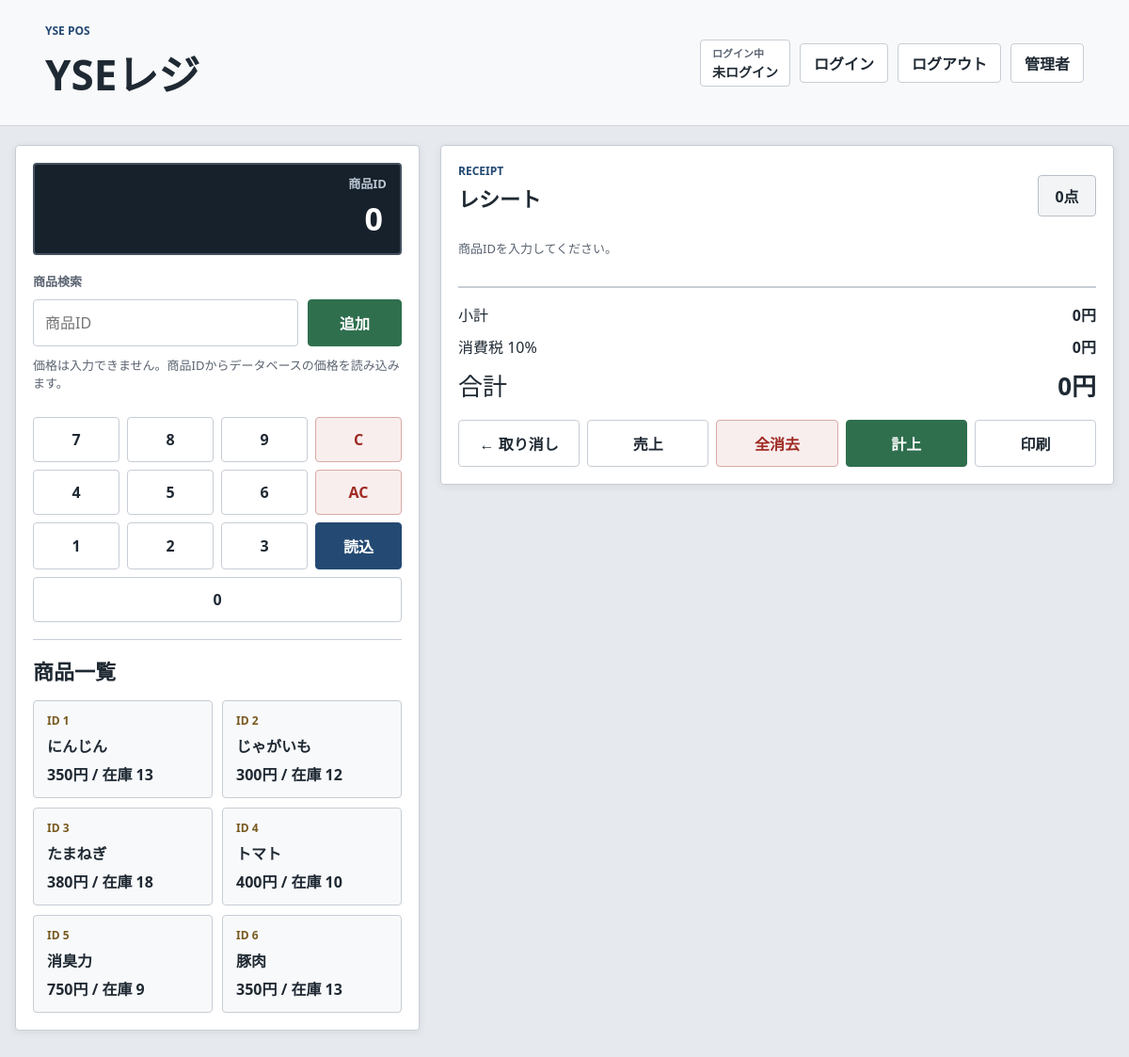
The page / on the database its author committed.
### tables this page shows
CREATE TABLE `items` (
  `id` int(11) NOT NULL,
  `name` text NOT NULL,
  `price` int(11) NOT NULL,
  `stock` int(11) NOT NULL
);

CREATE TABLE `settings` (
  `key` varchar(50) NOT NULL,
  `value` varchar(255) NOT NULL
);

### db.php (called while the page is built, shortened)
<?php
function ensureAppSchema(PDO $pdo)
{
    $pdo->exec("
        CREATE TABLE IF NOT EXISTS settings (
            `key` varchar(50) NOT NULL,
            `value` varchar(255) NOT NULL,
            PRIMARY KEY (`key`)
        ) ENGINE=InnoDB DEFAULT CHARSET=utf8mb4 COLLATE=utf8mb4_general_ci
    ");
    $pdo->exec("
        CREATE TABLE IF NOT EXISTS sale_items (
            id int(11) NOT NULL AUTO_INCREMENT,
            sale_id int(11) NOT NULL,
            item_id int(11) NOT NULL,
            item_name varchar(255) NOT NULL,
            unit_price int(11) NOT NULL,
            quantity int(11) NOT NULL,
            discount_rate decimal(5,2) NOT NULL DEFAULT 0,
            discount_amount int(11) NOT NULL DEFAULT 0,
            discount int(11) NOT NULL DEFAULT 0,
            subtotal int(11) NOT NULL,
            created_at timestamp NOT NULL DEFAULT current_timestamp(),
            PRIMARY KEY (id),
            KEY sale_id (sale_id),
            KEY item_id (item_id)
        ) ENGINE=InnoDB DEFAULT CHARSET=utf8mb4 COLLATE=utf8mb4_general_ci
    ");
    ensureColumn($pdo, 'sale_items', 'discount_rate', 'decimal(5,2) NOT NULL DEFAULT 0 AFTER quantity');
    ensureColumn($pdo, 'sale_items', 'discount_amount', 'int(11) NOT NULL DEFAULT 0 AFTER discount_rate');
    $stmt = $pdo->prepare("INSERT IGNORE INTO settings (`key`, `value`) VALUES ('tax_rate', '10')");
    $stmt->execute();
}
function ensureColumn(PDO $pdo, $table, $column, $definition)
{
    $stmt = $pdo->prepare("
        SELECT COUNT(*)
        FROM information_schema.COLUMNS
        WHERE TABLE_SCHEMA = DATABASE()
          AND TABLE_NAME = ?
          AND COLUMN_NAME = ?
    ");
    $stmt->execute([$table, $column]);
}
function getTaxRate(PDO $pdo)
{
    ensureAppSchema($pdo);
    $stmt = $pdo->prepare("SELECT `value` FROM settings WHERE `key` = 'tax_rate'");
    $stmt->execute();
    $rate = $stmt->fetchColumn();
    return max(0, min(100, (float)$rate));
}

### index.php (the view, shortened to what this page needs)
<?php
require_once 'db.php';
function h($value)
{
    return htmlspecialchars((string)$value, ENT_QUOTES, 'UTF-8');
}
function yen($value)
{
    return number_format((int)$value) . '円';
}
function cartSubtotal(array $cart)
{
    $subtotal = 0;
    return $subtotal;
}
function cartCount(array $cart)
{
    $count = 0;
    return $count;
}
$cart = $_SESSION['cart'] ?? [];
$lastReceipt = $_SESSION['last_receipt'] ?? null;
$currentLoginUserId = $_SESSION['login_user_id'] ?? null;
$items = [];
$taxRate = 10.0;
try {
    $pdo = getPdo();
    $taxRate = getTaxRate($pdo);
    $items = $pdo->query('SELECT id, name, price, stock FROM items ORDER BY id')->fetchAll();
} catch (PDOException $e) {
    $dbError = 'データベースに接続できません。XAMPPのMySQLを確認してください。';
    error_log('画面表示エラー: ' . $e->getMessage());
}
$subtotal = cartSubtotal($cart);
$taxAmount = (int)floor($subtotal * ($taxRate / 100));
$total = $subtotal + $taxAmount;
$showLastReceipt = !$cart && $lastReceipt && (($_GET['show_last_receipt'] ?? '') === '1');
$receiptRows = $showLastReceipt ? ($lastReceipt['cart'] ?? []) : $cart;
$displaySubtotal = $showLastReceipt ? (int)$lastReceipt['subtotal'] : $subtotal;
$displayTaxRate = $showLastReceipt ? (float)$lastReceipt['tax_rate'] : $taxRate;
$displayTotal = $showLastReceipt ? (int)$lastReceipt['total'] : $total;
$displayTaxAmount = max(0, $displayTotal - $displaySubtotal);
$displayItemCount = cartCount($receiptRows);
?>
<!DOCTYPE html>
<html lang="ja">
<head>
    <link rel="stylesheet" href="style.css">
</head>
<body class="pos-page">
    <header class="app-header">
        <div>
            <p class="eyebrow">YSE POS</p>
            <h1>YSEレジ</h1>
        </div>
        <nav class="top-actions">
            <div class="user-status">
                <span>ログイン中</span>
                <strong><?= h($currentLoginUserId ?? '未ログイン') ?></strong>
            </div>
            <a href="login.php">ログイン</a>
            <a href="login.php?logout=1">ログアウト</a>
            <a href="admin_menu.php">管理者</a>
        </nav>
    </header>
    <main class="pos-layout">
        <section class="register-panel">
            <div class="screen modern-screen">
                <div class="op-indicator">商品ID</div>
                <div id="disp">0</div>
            </div>
            <form method="post" action="process.php" class="scan-form" id="scanForm">
                <label for="item_id">商品検索</label>
                <div class="scan-row">
                    <input
                        type="text"
                        inputmode="numeric"
                        pattern="[0-9]*"
                        name="item_id"
                        id="item_id"
                        placeholder="商品ID"
                        autocomplete="off"
                        autofocus
                    >
                    <button type="submit" class="primary-btn">追加</button>
                </div>
                <p class="hint">価格は入力できません。商品IDからデータベースの価格を読み込みます。</p>
            </form>
            <div class="keypad product-keypad" aria-label="商品ID入力キー">
                <button type="button" onclick="addDigit('7')">7</button>
                <button type="button" onclick="addDigit('8')">8</button>
                <button type="button" onclick="addDigit('9')">9</button>
                <button type="button" class="danger-soft" onclick="deleteDigit()">C</button>
                <button type="button" onclick="addDigit('4')">4</button>
                <button type="button" onclick="addDigit('5')">5</button>
                <button type="button" onclick="addDigit('6')">6</button>
                <button type="button" class="danger-soft" onclick="clearInput()">AC</button>
                <button type="button" onclick="addDigit('1')">1</button>
                <button type="button" onclick="addDigit('2')">2</button>
                <button type="button" onclick="addDigit('3')">3</button>
                <button type="button" class="accent-btn" onclick="submitScan()">読込</button>
                <button type="button" class="span-4" onclick="addDigit('0')">0</button>
            </div>
            <div class="catalog">
                <h2>商品一覧</h2>
                <div class="item-grid">
                    <?php foreach ($items as $item): ?>
                        <form method="post" action="process.php" class="item-tile">
                            <button type="submit">
                                <span class="item-id">ID <?= h($item['id']) ?></span>
                                <strong><?= h($item['name']) ?></strong>
                                <span><?= yen($item['price']) ?> / 在庫 <?= h($item['stock']) ?></span>
                            </button>
                        </form>
                    <?php endforeach; ?>
                </div>
            </div>
        </section>
        <section class="receipt-panel">
            <div class="receipt-head">
                <div>
                    <p class="eyebrow">RECEIPT</p>
                    <h2><?= $showLastReceipt ? '直近のレシート' : 'レシート' ?></h2>
                </div>
                <span class="count-badge"><?= h($displayItemCount) ?>点</span>
            </div>
            <div class="receipt-lines" id="printArea">
                <?php if (!$receiptRows): ?>
                    <p class="empty">商品IDを入力してください。</p>
                <?php endif; ?>
            </div>
            <div class="totals">
                <div><span>小計</span><strong><?= yen($displaySubtotal) ?></strong></div>
                <div><span>消費税 <?= h(rtrim(rtrim(number_format($displayTaxRate, 2), '0'), '.')) ?>%</span><strong><?= yen($displayTaxAmount) ?></strong></div>
                <div class="grand-total"><span>合計</span><strong><?= yen($displayTotal) ?></strong></div>
            </div>
            <div class="receipt-actions">
                <form method="post" action="process.php">
                    <button type="submit" name="action" value="undo">← 取り消し</button>
                </form>
                <form method="post" action="process.php">
                    <button type="submit" name="action" value="sales_total">売上</button>
                </form>
                <form method="post" action="process.php">
                    <button type="submit" name="action" value="clear_cart" class="danger-soft">全消去</button>
                </form>
                <form method="post" action="process.php">
                    <button type="submit" name="action" value="checkout" class="primary-btn">計上</button>
                </form>
                <button type="button" onclick="window.print()">印刷</button>
            </div>
        </section>
    </main>
</body>
</html>

### style.css (style rules this page uses)
:root { --ink: #1f2933; --muted: #5b6472; --line: #c7cdd5; --panel: #ffffff; --page: #e6e9ed; --screen: #17212b; --green: #2f6f4e; --blue: #244a73; --red: #9f2a23; --amber: #785a20; }
* { box-sizing: border-box; }
body { margin: 0; min-height: 100vh; font-family: "Segoe UI", "Yu Gothic", sans-serif; color: var(--ink); background: var(--page); }
button, input, select { font: inherit; }
button, .top-actions a, .button-link { border: 1px solid var(--line); border-radius: 4px; background: #fff; color: var(--ink); cursor: pointer; transition: background 140ms ease, border-color 140ms ease, color 140ms ease; }
button { padding: 12px 14px; font-weight: 700; }
input, select { width: 100%; border: 1px solid var(--line); border-radius: 4px; padding: 11px 12px; background: #fff; }
label { display: grid; gap: 6px; font-size: 13px; font-weight: 700; color: var(--muted); }
.app-header { display: flex; align-items: center; justify-content: space-between; gap: 20px; padding: 24px clamp(16px, 4vw, 48px); border-bottom: 1px solid #cfd4da; background: #f8f9fa; margin-bottom: 20px; }
h1, h2, h3, p { margin-top: 0; }
h1 { margin-bottom: 0; font-size: clamp(28px, 4vw, 44px); }
h2 { margin-bottom: 16px; font-size: 22px; }
.eyebrow { margin-bottom: 4px; color: var(--blue); font-size: 12px; font-weight: 800; letter-spacing: 0; }
.top-actions { display: flex; align-items: center; flex-wrap: wrap; gap: 10px; }
.top-actions a, .button-link { display: inline-flex; align-items: center; justify-content: center; min-height: 42px; padding: 0 14px; text-decoration: none; font-weight: 700; }
.user-status { display: grid; gap: 2px; min-height: 42px; padding: 5px 12px; border: 1px solid var(--line); border-radius: 4px; background: #fff; }
.user-status span { color: var(--muted); font-size: 11px; font-weight: 700; }
.user-status strong { font-size: 14px; }
.pos-layout, .admin-layout { width: min(1180px, calc(100% - 32px)); margin: 0 auto 40px; }
.pos-layout { display: grid; grid-template-columns: minmax(300px, 430px) 1fr; gap: 22px; align-items: start; }
.register-panel, .receipt-panel, .admin-card { background: var(--panel); border: 1px solid var(--line); border-radius: 4px; padding: 18px; box-shadow: 0 2px 8px rgba(32, 36, 44, 0.08); }
.screen { position: relative; min-height: 92px; margin-bottom: 18px; padding: 34px 18px 14px; border: 2px solid #45515f; border-radius: 4px; background: var(--screen); color: #fff; text-align: right; }
.op-indicator { position: absolute; top: 10px; right: 14px; color: #b9c6d3; font-size: 13px; font-weight: 700; }
#disp { overflow: hidden; min-height: 38px; font-size: 34px; font-weight: 800; text-overflow: ellipsis; white-space: nowrap; }
.scan-form { display: grid; gap: 10px; margin-bottom: 14px; }
.scan-row { display: grid; grid-template-columns: 1fr 100px; gap: 10px; }
.hint, .empty { color: var(--muted); font-size: 13px; }
.keypad { display: grid; grid-template-columns: repeat(4, 1fr); gap: 8px; }
.product-keypad { margin-bottom: 18px; }
.span-4 { grid-column: span 4; }
.primary-btn { border-color: var(--green); background: var(--green); color: #fff; }
.accent-btn { border-color: var(--blue); background: var(--blue); color: #fff; }
.danger-soft { border-color: #d9aaa6; background: #f8eeee; color: var(--red); }
.catalog { border-top: 1px solid var(--line); padding-top: 16px; }
.item-grid { display: grid; grid-template-columns: repeat(2, minmax(0, 1fr)); gap: 10px; }
.item-tile button { width: 100%; min-height: 104px; display: grid; gap: 5px; text-align: left; background: #f8f9fa; }
.item-id { color: var(--amber); font-size: 12px; font-weight: 800; }
.receipt-head { display: flex; align-items: center; justify-content: space-between; gap: 16px; margin-bottom: 12px; }
.count-badge { min-width: 62px; padding: 9px 12px; border: 1px solid #b8bec6; border-radius: 4px; background: #f3f4f6; color: var(--ink); text-align: center; font-weight: 800; }
.receipt-lines { display: grid; gap: 10px; }
.totals { display: grid; gap: 10px; margin: 18px 0; padding-top: 16px; border-top: 2px solid var(--line); }
.totals div { display: flex; justify-content: space-between; gap: 16px; }
.grand-total { font-size: 26px; }
.receipt-actions { display: grid; grid-template-columns: repeat(5, minmax(0, 1fr)); gap: 8px; }
.receipt-actions form, .receipt-actions button { width: 100%; }

### rows shown on the page
items: id "1", name "にんじん", price "350円", stock "13"
items: id "2", name "じゃがいも", price "300円", stock "12"
items: id "3", name "たまねぎ", price "380円", stock "18"
items: id "4", name "トマト", price "400円", stock "10"
items: id "5", name "消臭力", price "750円", stock "9"
items: id "6", name "豚肉", price "350円", stock "13"
settings: value "10", value "0円"

### other values the page prints
$currentLoginUserId "未ログイン"
$displayItemCount "0"
yen($displaySubtotal) "0円"
